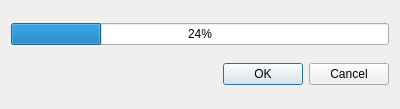
<?xml version="1.0" encoding="UTF-8"?>
<ui version="4.0">
 <class>SshProgress</class>
 <widget class="QDialog" name="SshProgress">
  <property name="geometry">
   <rect>
    <x>0</x>
    <y>0</y>
    <width>400</width>
    <height>109</height>
   </rect>
  </property>
  <property name="windowTitle">
   <string>Dialog</string>
  </property>
  <layout class="QGridLayout" name="gridLayout">
   <item row="0" column="0">
    <widget class="QProgressBar" name="progressBar">
     <property name="value">
      <number>24</number>
     </property>
    </widget>
   </item>
   <item row="1" column="0">
    <widget class="QDialogButtonBox" name="buttonBox">
     <property name="orientation">
      <enum>Qt::Horizontal</enum>
     </property>
     <property name="standardButtons">
      <set>QDialogButtonBox::Cancel|QDialogButtonBox::Ok</set>
     </property>
    </widget>
   </item>
  </layout>
 </widget>
 <resources/>
 <connections>
  <connection>
   <sender>buttonBox</sender>
   <signal>accepted()</signal>
   <receiver>SshProgress</receiver>
   <slot>accept()</slot>
   <hints>
    <hint type="sourcelabel">
     <x>248</x>
     <y>254</y>
    </hint>
    <hint type="destinationlabel">
     <x>157</x>
     <y>274</y>
    </hint>
   </hints>
  </connection>
  <connection>
   <sender>buttonBox</sender>
   <signal>rejected()</signal>
   <receiver>SshProgress</receiver>
   <slot>reject()</slot>
   <hints>
    <hint type="sourcelabel">
     <x>316</x>
     <y>260</y>
    </hint>
    <hint type="destinationlabel">
     <x>286</x>
     <y>274</y>
    </hint>
   </hints>
  </connection>
 </connections>
</ui>
